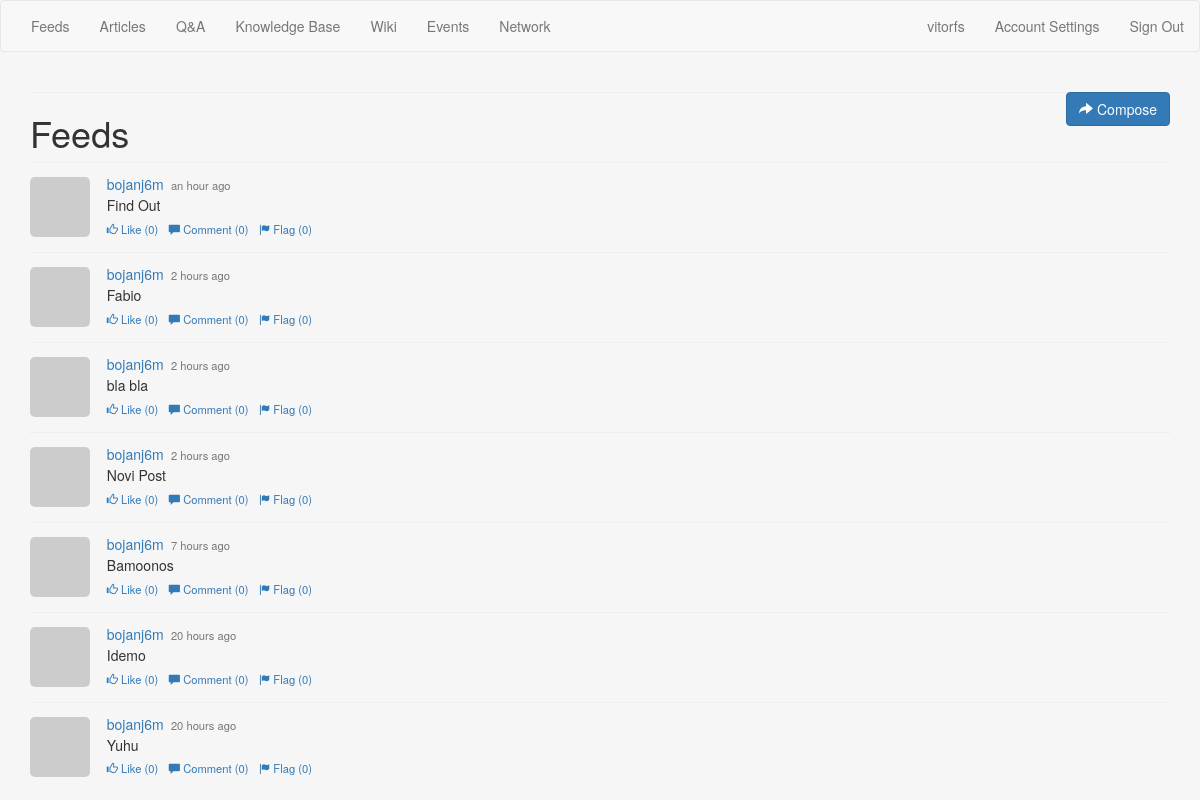
The page / on the database its author committed.
### feeds/models.py (models this page shows, shortened)
class Feed(models.Model):
	user = models.ForeignKey(User)
	date = models.DateTimeField(auto_now_add=True)
	post = models.TextField(max_length=2000)
	parent = models.ForeignKey('Feed', null=True, blank=True)
	class Meta:
		verbose_name="Feed"
		verbose_name_plural="Feeds"
		ordering = ("-date", )

### feeds/views.py (the view)
# urls.py: 2. Add a URL to urlpatterns:  url(r'^$', views.home, name='home')
def home(request):
	feeds = Feed.objects.all()
	context = {
		'feeds': feeds,
	}
	return render(request, 'feeds/feeds.html', context)

### templates/feeds/feeds.html (shortened to what this page needs)
{% extends 'base.html' %}
{% block head %}
	<link href="static/css/feeds.css" rel="stylesheet">
{% endblock head  %}
{% block main %}
	<div class="page-header">
		<button type="button" class="btn btn-primary pull-right btn-compose"><span class="glyphicon glyphicon-share-alt"></span> Compose</button>
		<hr/>
		<h1>Feeds</h1>
	</div>
	<ul class="stream">
	{% for feed in feeds %}
		{% include 'feeds/partial_feed.html' with feed=feed %}
	{% endfor %}
	</ul>
{% endblock main %}

### templates/feeds/partial_feed.html
{% load humanize %}
<li feed-id="{{ feed.pk }}">
	<a href="#"><img src="http://www.gravatar.com/avatar/07626034d73ad893cf8a63cea49a4cb6?s=256&d=http%3A%2F%2Ftrybootcamp.vitorfs.com%2Fstatic%2Fimg%2Fuser.png" class="user"></a>
	<div class="post">
		<h3><a href="#">{{ feed.user }}</a> <small>{{ feed.date|naturaltime }}</small></h3>
		<p>{{ feed.post }}</p>
    	<div class="interaction">
      	<a href="#"><span class="glyphicon glyphicon-thumbs-up"></span> Like (0)</a>
      	<a href="#"><span class="glyphicon glyphicon-comment"></span> Comment (0)</a>
      	<a href="#"><span class="glyphicon glyphicon-flag"></span> Flag (0)</a>
    </div>
	</div>
</li>

### static/css/bootcamp.css (style rules this page uses)
body { background-color: #f6f6f6; }
ul.stream { margin: 0; padding: 0; }
ul.stream li { list-style: none; border-bottom: 1px solid #eeeeee; padding: 1em 0; }
ul.stream li:last-child { border-bottom: none; }
ul.stream li a img.user { width: 60px; border-radius: 5px; float: left; }
ul.stream li div.post { margin-left: 60px; padding: 0 1.2em; }
ul.stream li div.post h3 { font-size: 1.2em; margin: 0; margin-bottom: .2em; }
ul.stream li div.post p { margin: 0; }
ul.stream li div.post div.interaction { padding-top: .2em; }
ul.stream li div.post div.interaction a { margin-right: .6em; font-size: .8em; }
.page-header { margin: 0; }
.page-header h1 { margin: 0; font-weight: 100; }
.btn-compose { float: right; }

### static/css/feeds.css (style rules this page uses)
ul.stream { margin: 0; padding: 0; }
ul.stream li { list-style: none; border-bottom: 1px solid #eeeeee; padding: 1em 0; }
ul.stream li:last-child { border-bottom: none; }
ul.stream li a img.user { width: 60px; border-radius: 5px; float: left; }
ul.stream li div.post { margin-left: 60px; padding: 0 1.2em; }
ul.stream li div.post h3 { font-size: 1.0em; margin: 0; margin-bottom: .2em; }
ul.stream li div.post h3 small { margin-left: .3em; font-size: .8em; }
ul.stream li div.post p { margin: 0; }
ul.stream li div.post div.interaction { padding-top: .2em; }
ul.stream li div.post div.interaction a { margin-right: .6em; font-size: .8em; }

### rows shown on the page
Feed: user "bojanj6m", date "an hour ago", post "Find Out"
Feed: user "bojanj6m", date "2 hours ago", post "Fabio"
Feed: user "bojanj6m", date "2 hours ago", post "bla bla"
Feed: user "bojanj6m", date "2 hours ago", post "Novi Post"
Feed: user "bojanj6m", date "7 hours ago", post "Bamoonos"
Feed: user "bojanj6m", date "20 hours ago", post "Idemo"
Feed: user "bojanj6m", date "20 hours ago", post "Yuhu"
